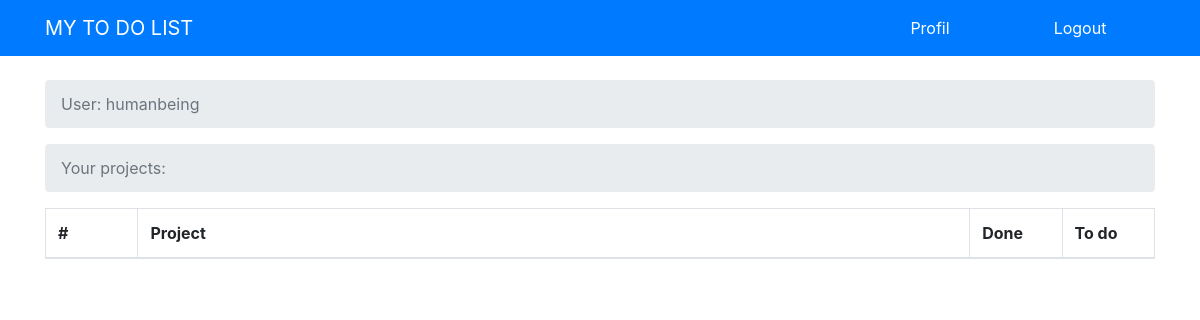
The app's page /profile/ (signed in), older data.
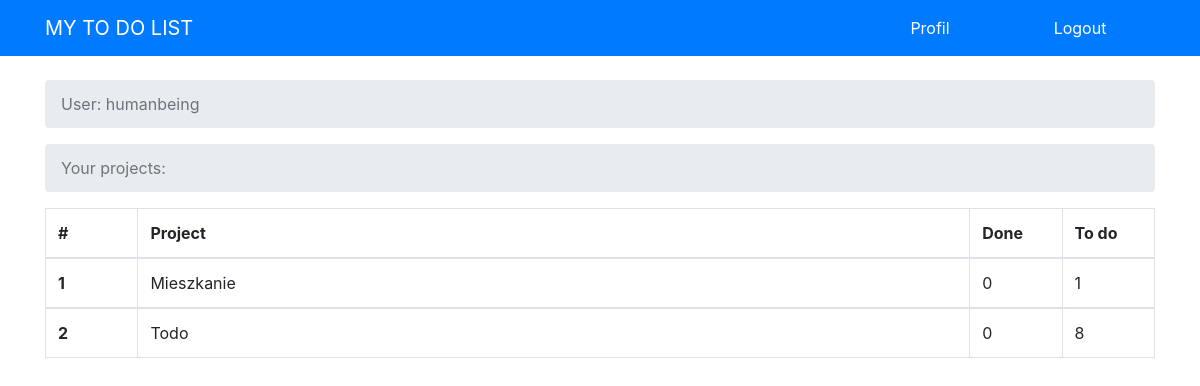
The same page, newer data.
### todo/models.py (models this page shows, shortened)
class Todo(models.Model):
    date_added = models.DateTimeField(default=timezone.now)
    task = models.CharField(max_length=100)
    story = models.CharField(max_length=100, default="-")
    project = models.CharField(max_length=100)
    complete = models.BooleanField(default=False)

### user/views.py (the view)
# urls.py: path('profile/', user_views.profile, name='profile'),
@login_required
def profile(request):
    names = list({task['project'] for task in Todo.objects.all().values()})
    done = [task['project'] for task in Todo.objects.all().values() if task['complete']]
    undone = [task['project'] for task in Todo.objects.all().values() if not task['complete']]
    projects = []
    for name in names:
        projects.append({'names': name, 'done': done.count(name), 'undone': undone.count(name)})
    return render(request, 'user/profile.html', context={'projects': projects})

### user/templates/user/profile.html
{% extends 'todo/layout.html' %}
{% load crispy_forms_tags %}
{% block content %}
    <nav aria-label="breadcrumb">
        <ol class="breadcrumb">
            <li class="breadcrumb-item active" aria-current="page">User: {{ user }}</li>
        </ol>
    </nav>
    <nav aria-label="breadcrumb">
        <ol class="breadcrumb">
            <li class="breadcrumb-item active" aria-current="page">Your projects:</li>
        </ol>
    </nav>
    <table class="table table-hover table-bordered" id="myTable">
        <thead>
            <tr>
                <th scope="col" class="col-1">#</th>
                <th scope="col" class="col-9">Project</th>
                <th scope="col" class="col-1">Done</th>
                <th scope="col" class="col-1">To do</th>
            </tr>
        </thead>
        {% for project in projects %}
        <tbody>
            <tr>
                <th scope="row">{{ forloop.counter }}</th>
                <td>{{ project.names }}</td>
                <td>{{ project.done }}</td>
                <td>{{ project.undone }}</td>
            </tr>
        </tbody>
        {% endfor %}
    </table>
{% endblock content %}

Row changes from the older to the newer data that the page shows:
added Todo: names "Mieszkanie"
added Todo: names "Todo"
Text that changed along with them:
new list line: "1 0 1"
new list line: "2 0 8"
